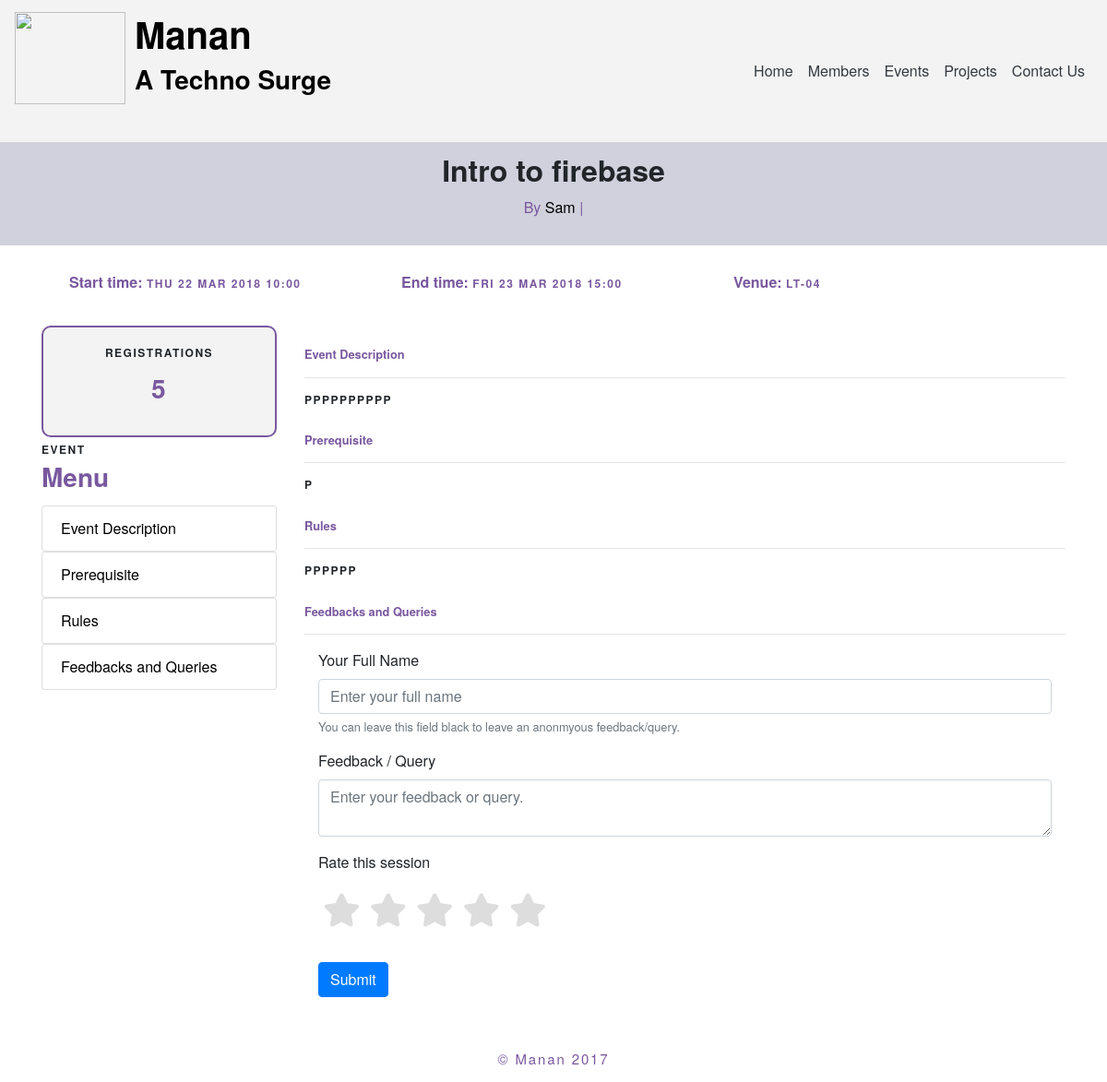
The app's page /event/detail/8/ with its own data.
### main/models.py (models this page shows, shortened)
class Event(models.Model):
    description = models.TextField(blank=True, null=True)
    title = models.CharField(max_length=500)
    host = models.ManyToManyField(User)
    venue = models.CharField(max_length=100)
    fee = models.IntegerField(default=0)
    rules = models.TextField(blank=True, null=True)
    prerequistes = models.TextField(blank=True, null=True)
    start_date = models.DateField(default=datetime.date.today,auto_now=False,auto_now_add=False)
    end_date = models.DateField(default=datetime.date.today,auto_now=False,auto_now_add=False)
    start_time = models.TimeField(default=datetime.datetime.now().time(),auto_now=False,auto_now_add=False)
    end_time = models.TimeField(default=datetime.datetime.now().time(),auto_now=False,auto_now_add=False)

class Profile(models.Model):
    user = models.OneToOneField(User, on_delete=models.CASCADE)
    email = models.EmailField(blank=True)
    fname = models.CharField(max_length=100, blank=True)
    lname = models.CharField(max_length=100, blank=True)
    github = models.CharField(max_length=100, blank=True)
    dp = models.CharField(max_length=1000, blank=True)
    batch = models.IntegerField(default=2017)
    facebook = models.CharField(max_length=100, blank=True)
    linkedin = models.CharField(max_length=100, blank=True)
    twitter = models.CharField(max_length=100, blank=True)
    bio = models.TextField(blank=True, null=True)
    label = models.CharField(max_length=100 , blank=True)
    company = models.CharField(max_length=100, blank=True)
    location = models.CharField(max_length=100,blank=True)
    frameworks = models.CharField(max_length=500,blank=True)
    languages = models.CharField(max_length=500,blank=True)
    achivements = models.CharField(max_length=1000,blank=True)
    he_profile = models.CharField(max_length=100,blank=True)
    spoj_profile = models.CharField(max_length=100,blank=True)
    he_ques = models.IntegerField(default=0)
    codechef_profile = models.CharField(max_length=100,blank=True)
    codechef_ques = models.IntegerField(default=0)
    spoj_ques = models.IntegerField(default=0)
    git_repos = models.IntegerField(default=0)
    my_website = models.CharField(max_length=100,blank=True)

### main/views.py (the view)
# urls.py: url(r'^event/detail/(?P<pk>(\d+)+)/$',event_detailview,name="detailview-event"),
def event_detailview(request,pk):
    obj = get_object_or_404(Event,pk=pk)
    past =0
    counts = registration.objects.filter(eventid=obj.id).count()
    IsHost = True if request.user.is_superuser or request.user in obj.host.all() else False
    if obj.end_date < datetime.date.today() or (obj.end_date == datetime.date.today() and obj.end_time <datetime.datetime.now().time() ) :
        past=1
    return render(request,'eventDetails.html',{'obj':obj,'past':past,'counts':counts,'host':IsHost})

### main/templates/eventDetails.html (shortened to what this page needs)
{% extends "header.html" %}
{% block page_context %}
<div class="container-fluid" style="background-color: #d1d1dd">
	<div class="container">
		<h2 class="text-center" style="padding:10px;"><b>{{obj.title}}</b><h6 class="text-center card-subtitle mb-2" style="color:#79589F;">By {% for y in obj.host.all %}
			<a href="/member/{{y.username}}" style="margin-bottom :15px;">{{y.profile.fname}} {{y.profile.lname}}</a> |
		{% endfor %}</h6></h2><br/>
	</div>
</div>
<div class="container">
	<div class="row" style="padding:30px;">
		<div class="col-lg-4 txxt-body">
			Start time: <span class="txxt-head">{{ obj.start_date|date:"D d M Y" }} {{ obj.start_time|time:"H:i" }}</span>
		</div>
		<div class="col-lg-4 txxt-body">
			End time: <span class="txxt-head">{{ obj.end_date|date:"D d M Y" }} {{ obj.end_time|time:"H:i" }}</span>
		</div>
		<div class="col-lg-2 txxt-body">
			Venue: <span class="txxt-head">{{obj.venue}}</span>
		</div>
	</div>
</div>
<div class="container">
	<div class="row">
		<div class="col-lg-3">
			<div class="container text-center txxt-head "  style="background-color: #f3f3f3;padding:20px;border:2px solid #79589F;border-radius: 10px;">
				Registrations<br/><br/><h3 class="txxt-body">{{counts}}</h3>
			</div>
			<p class="txxt-head">Event</p>
			<h3 class="txxt-body">Menu</h3>
			<ul class="list-group">
				<a href="#description"><li class="list-group-item">Event Description</li></a>
				<a href="#pre"><li class="list-group-item">Prerequisite</li></a>
				<a href="#rules"><li class="list-group-item">Rules</li></a>
				<a href="#feedback"><li class="list-group-item">Feedbacks and Queries</li></a>
			</ul>
		</div>
		<div class="col-lg-9">
			<small class="text-muted" id="description">
				<br/>
				<p class="txxt-body">Event Description</p>
				<hr>
			</small>
			<p class="txxt-head">{{obj.description}}</p>
			<small class="text-muted" id="pre">
				<br/>
				<p class="txxt-body">Prerequisite</p>
				<hr>
			</small>
			<p class="txxt-head">{{obj.prerequistes}}</p>
			<small class="text-muted" id="rules">
				<br/>
				<p class="txxt-body">Rules</p>
				<hr>
			</small>
			<p class="txxt-head">{{obj.rules}}</p>
			<small class="text-muted" id="feedback">
				<br/>
				<p class="txxt-body">Feedbacks and Queries</p>
				<hr>
			</small>
			<div class="container" id="feedback-form">
				<div class="form-group">
					<label for="exampleInputname">Your Full Name</label>
					<input name="name" type="text" class="form-control" id="exampleInputname" aria-describedby="name" placeholder="Enter your full name">
					<small id="name" class="form-text text-muted">You can leave this field black to leave an anonmyous feedback/query.</small>
				</div>
				<div class="form-group">
					<label for="exampleInputcomment">Feedback / Query</label>
					<textarea name="comment" type="text" class="form-control" id="exampleInputcomment" aria-describedby="comment" placeholder="Enter your feedback or query."></textarea>
				</div>
				<div class="form-group">
					<label for="exampleInputstar">Rate this session</label><br/>
					<fieldset class="rating">
						<input type="radio" id="star5" name="rating" value="5" /><label class = "full" for="star5" title="Awesome - 5 stars"></label>
						<input type="radio" id="star4" name="rating" value="4" /><label class = "full" for="star4" title="Pretty good - 4 stars"></label>
						<input type="radio" id="star3" name="rating" value="3" /><label class = "full" for="star3" title="Meh - 3 stars"></label>
						<input type="radio" id="star2" name="rating" value="2" /><label class = "full" for="star2" title="Kinda bad - 2 stars"></label>
						<input type="radio" id="star1" name="rating" value="1" /><label class = "full" for="star1" title="Sucks big time - 1 star"></label>
					</fieldset>
				</div><br/><br/><br/>
				<button type="submit" class="btn btn-primary" id="SubmitFeedback">Submit</button>
			</div>
		</div>
	</div>
</div>
<br/><br/>
{% endblock page_context %}

### main/templates/eventDetails.html (style rules this page uses)
fieldset, label { margin: 0; padding: 0; }
body { margin: 20px; }
.rating { border: none; float: left; }
.rating > label:before { margin: 5px; font-size: 2.25em; font-family: FontAwesome; display: inline-block; content: "\f005"; }
.rating > label { color: #ddd; float: right; }

### main/templates/header.html (style rules this page uses)
body { font-family: "BentonSans", "Helvetica Neue", sans-serif; }
a { color: #000; }
.txxt-head { margin-bottom: 20px; font-size: 12px; font-weight: bold; text-transform: uppercase; letter-spacing: .125em; margin: 0 0 .5em 0; line-height: 1.2; }
.txxt-body { color:#79589F; font-weight: bold; margin: 0 0 .5em 0; line-height: 1.2; }
.logo h1,h3 { color:#000; font-weight: bold; }

### records on screen
Event: title "Intro to firebase", start_date "THU 22 MAR 2018", start_time "10:00", end_date "FRI 23 MAR 2018", end_time "15:00", venue "LT-04", description "PPPPPPPPPP", prerequistes "P", rules "PPPPPP"

### other values on screen
{{ y.profile.fname }} "Sam"
{{ counts }} "5"
